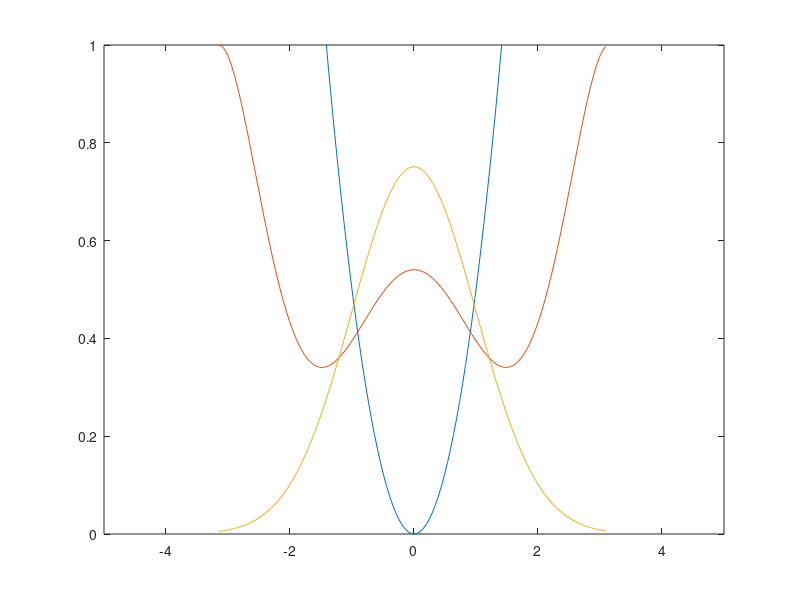

The MATLAB script that drew this image:
A=1;
P=3;
Lx=2*pi;
N=128;
c=0.7;
DT=1;
max_iteration=10000;
error_tolerance=1e-12;

dx=Lx/N;
x=-Lx/2:dx:Lx/2-dx;
kx=[0:N/2-1 -N/2:-1]*2*pi/Lx;

Uexact = pi^(-0.25) * exp(-(x).^2/2);
U=exp(-(x.^2));
U=(1/Lx)*ones(size(x));
U = U/max(max(abs(U)))*A;
%U = U/sqrt(sum(sum(abs(U).^2))*dx/P);

%potential = @(X,Y,U) 3*(cos(X).^2 + cos(Y).^2).*U + U.^3;
%potential = @(X,Y,U) 0.1*(X.^2 + Y.^2)-100;
%potential = @(X,Y) 3*(cos(X).^2 + cos(Y).^2);
%potential = @(X,Y) zeros(size(X));
Vx = 0.5*x.^2;
Vk = 0.5*kx.^2;

nmeas = 100;

figure(1);
for nn=1:max_iteration
	Uold = U;

	L00U = ifft(-(Vk).*fft(U)) + Vx.*U;

	MinvU=ifft(fft(U)./(c+Vk));
	mu=sum(sum(L00U.*MinvU))/sum(sum(U.*MinvU));

	U = U + ifft(fft(L00U-mu*U)./(c + Vk))*DT;
	U = U/max(max(abs(U)))*A;
	%U = U/sqrt(sum(sum(abs(U).^2))*dx/P);

	Uerror(nn)=sqrt(sum(sum(abs(U-Uold).^2))*dx);
	if Uerror(nn) < error_tolerance
		break
	end


	if mod(nmeas, nn) == 0
		clf;
		plot(x, Vx);
		ylim([0,1]);
		xlim([-5,5]);
		hold on;
		plot(x, abs(U));
		plot(x, abs(Uexact));
		hold off;
		drawnow;
	end
end
